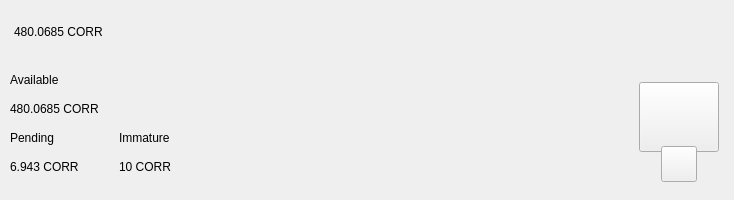
<?xml version="1.0" encoding="UTF-8"?>
<ui version="4.0">
 <class>TopBar</class>
 <widget class="QWidget" name="TopBar">
  <property name="geometry">
   <rect>
    <x>0</x>
    <y>0</y>
    <width>734</width>
    <height>200</height>
   </rect>
  </property>
  <property name="minimumSize">
   <size>
    <width>0</width>
    <height>200</height>
   </size>
  </property>
  <property name="maximumSize">
   <size>
    <width>16777215</width>
    <height>200</height>
   </size>
  </property>
  <property name="windowTitle">
   <string>Form</string>
  </property>
  <layout class="QVBoxLayout" name="verticalLayout_10" stretch="0">
   <property name="spacing">
    <number>0</number>
   </property>
   <property name="leftMargin">
    <number>0</number>
   </property>
   <property name="topMargin">
    <number>0</number>
   </property>
   <property name="rightMargin">
    <number>0</number>
   </property>
   <property name="bottomMargin">
    <number>0</number>
   </property>
   <item>
    <widget class="PFBorderImage" name="containerTop">
     <layout class="QVBoxLayout" name="verticalLayout_11">
      <property name="spacing">
       <number>0</number>
      </property>
      <property name="leftMargin">
       <number>0</number>
      </property>
      <property name="topMargin">
       <number>0</number>
      </property>
      <property name="rightMargin">
       <number>0</number>
      </property>
      <property name="bottomMargin">
       <number>0</number>
      </property>
      <item>
       <widget class="QWidget" name="top_container_2" native="true">
        <property name="minimumSize">
         <size>
          <width>0</width>
          <height>65</height>
         </size>
        </property>
        <layout class="QHBoxLayout" name="top_container">
         <property name="spacing">
          <number>0</number>
         </property>
         <property name="leftMargin">
          <number>14</number>
         </property>
         <property name="topMargin">
          <number>0</number>
         </property>
         <property name="rightMargin">
          <number>14</number>
         </property>
         <property name="bottomMargin">
          <number>0</number>
         </property>
         <item alignment="Qt::AlignVCenter">
          <widget class="QWidget" name="widgetTopAmount" native="true">
           <property name="sizePolicy">
            <sizepolicy hsizetype="Preferred" vsizetype="Maximum">
             <horstretch>0</horstretch>
             <verstretch>0</verstretch>
            </sizepolicy>
           </property>
           <layout class="QHBoxLayout" name="horizontalLayout_5">
            <property name="spacing">
             <number>0</number>
            </property>
            <property name="leftMargin">
             <number>0</number>
            </property>
            <property name="topMargin">
             <number>0</number>
            </property>
            <property name="rightMargin">
             <number>0</number>
            </property>
            <property name="bottomMargin">
             <number>0</number>
            </property>
            <item alignment="Qt::AlignTop">
             <widget class="QLabel" name="labelAmountTopCORR">
              <property name="minimumSize">
               <size>
                <width>0</width>
                <height>36</height>
               </size>
              </property>
              <property name="styleSheet">
               <string notr="true">padding:0px;margin:0px;</string>
              </property>
              <property name="text">
               <string notr="true">480.0685 CORR</string>
              </property>
             </widget>
            </item>
           </layout>
          </widget>
         </item>
         <item>
          <spacer name="horizontalSpacer">
           <property name="orientation">
            <enum>Qt::Horizontal</enum>
           </property>
           <property name="sizeHint" stdset="0">
            <size>
             <width>40</width>
             <height>20</height>
            </size>
           </property>
          </spacer>
         </item>
         <item>
          <layout class="QHBoxLayout" name="horizontalLayout_4">
           <property name="spacing">
            <number>12</number>
           </property>
           <property name="rightMargin">
            <number>0</number>
           </property>
           <item alignment="Qt::AlignRight">
            <widget class="QWidget" name="layoutSync" native="true">
             <property name="minimumSize">
              <size>
               <width>0</width>
               <height>36</height>
              </size>
             </property>
             <property name="maximumSize">
              <size>
               <width>16777215</width>
               <height>36</height>
              </size>
             </property>
             <layout class="QVBoxLayout" name="verticalLayout_9">
              <property name="leftMargin">
               <number>0</number>
              </property>
              <property name="topMargin">
               <number>0</number>
              </property>
              <property name="rightMargin">
               <number>0</number>
              </property>
              <property name="bottomMargin">
               <number>0</number>
              </property>
              <item>
               <widget class="ExpandableButton" name="pushButtonSync" native="true">
                <property name="minimumSize">
                 <size>
                  <width>36</width>
                  <height>36</height>
                 </size>
                </property>
                <property name="maximumSize">
                 <size>
                  <width>16777215</width>
                  <height>36</height>
                 </size>
                </property>
               </widget>
              </item>
             </layout>
            </widget>
           </item>
           <item>
            <widget class="ExpandableButton" name="pushButtonHDUpgrade" native="true">
             <property name="minimumSize">
              <size>
               <width>36</width>
               <height>36</height>
              </size>
             </property>
            </widget>
           </item>
           <item>
            <widget class="ExpandableButton" name="pushButtonStack" native="true">
             <property name="minimumSize">
              <size>
               <width>36</width>
               <height>36</height>
              </size>
             </property>
            </widget>
           </item>
           <item>
            <widget class="ExpandableButton" name="pushButtonColdStaking" native="true">
             <property name="minimumSize">
              <size>
               <width>36</width>
               <height>36</height>
              </size>
             </property>
            </widget>
           </item>
           <item>
            <widget class="ExpandableButton" name="pushButtonConnection" native="true">
             <property name="minimumSize">
              <size>
               <width>36</width>
               <height>36</height>
              </size>
             </property>
            </widget>
           </item>
           <item>
            <widget class="ExpandableButton" name="pushButtonTor" native="true">
             <property name="minimumSize">
              <size>
               <width>36</width>
               <height>36</height>
              </size>
             </property>
            </widget>
           </item>
           <item>
            <widget class="ExpandableButton" name="pushButtonLock" native="true">
             <property name="sizePolicy">
              <sizepolicy hsizetype="Expanding" vsizetype="Expanding">
               <horstretch>0</horstretch>
               <verstretch>0</verstretch>
              </sizepolicy>
             </property>
             <property name="minimumSize">
              <size>
               <width>36</width>
               <height>0</height>
              </size>
             </property>
            </widget>
           </item>
           <item>
            <widget class="ExpandableButton" name="pushButtonTheme" native="true">
             <property name="minimumSize">
              <size>
               <width>36</width>
               <height>36</height>
              </size>
             </property>
             <property name="maximumSize">
              <size>
               <width>16777215</width>
               <height>36</height>
              </size>
             </property>
            </widget>
           </item>
           <item>
            <widget class="ExpandableButton" name="pushButtonFAQ" native="true">
             <property name="minimumSize">
              <size>
               <width>36</width>
               <height>36</height>
              </size>
             </property>
            </widget>
           </item>
          </layout>
         </item>
        </layout>
       </widget>
      </item>
      <item>
       <widget class="QWidget" name="bottom_container" native="true">
        <property name="minimumSize">
         <size>
          <width>0</width>
          <height>135</height>
         </size>
        </property>
        <layout class="QHBoxLayout" name="botton_container">
         <property name="leftMargin">
          <number>10</number>
         </property>
         <property name="topMargin">
          <number>0</number>
         </property>
         <property name="rightMargin">
          <number>10</number>
         </property>
         <property name="bottomMargin">
          <number>10</number>
         </property>
         <item>
          <layout class="QHBoxLayout" name="horizontalLayout_3">
           <property name="bottomMargin">
            <number>9</number>
           </property>
           <item>
            <layout class="QVBoxLayout" name="verticalLayout_7">
             <property name="spacing">
              <number>0</number>
             </property>
             <property name="leftMargin">
              <number>0</number>
             </property>
             <property name="rightMargin">
              <number>30</number>
             </property>
             <item>
              <layout class="QVBoxLayout" name="verticalLayout_2">
               <item>
                <widget class="QLabel" name="labelTitle1">
                 <property name="text">
                  <string>Available</string>
                 </property>
                </widget>
               </item>
               <item>
                <widget class="QLabel" name="labelAmountCORR">
                 <property name="text">
                  <string notr="true">480.0685 CORR</string>
                 </property>
                </widget>
               </item>
              </layout>
             </item>
             <item>
              <layout class="QHBoxLayout" name="horizontalLayout_2">
               <property name="spacing">
                <number>0</number>
               </property>
               <item>
                <layout class="QVBoxLayout" name="verticalLayout_3">
                 <item>
                  <widget class="QLabel" name="labelTitle3">
                   <property name="text">
                    <string>Pending</string>
                   </property>
                  </widget>
                 </item>
                 <item>
                  <widget class="QLabel" name="labelPendingCORR">
                   <property name="text">
                    <string notr="true">6.943 CORR</string>
                   </property>
                  </widget>
                 </item>
                </layout>
               </item>
               <item>
                <spacer name="horizontalSpacer_3">
                 <property name="orientation">
                  <enum>Qt::Horizontal</enum>
                 </property>
                 <property name="sizeType">
                  <enum>QSizePolicy::Fixed</enum>
                 </property>
                 <property name="sizeHint" stdset="0">
                  <size>
                   <width>40</width>
                   <height>20</height>
                  </size>
                 </property>
                </spacer>
               </item>
               <item>
                <layout class="QVBoxLayout" name="verticalLayout_4">
                 <item>
                  <widget class="QLabel" name="labelTitle4">
                   <property name="text">
                    <string>Immature</string>
                   </property>
                  </widget>
                 </item>
                 <item>
                  <widget class="QLabel" name="labelImmatureCORR">
                   <property name="text">
                    <string notr="true">10 CORR</string>
                   </property>
                  </widget>
                 </item>
                </layout>
               </item>
              </layout>
             </item>
            </layout>
           </item>
          </layout>
         </item>
         <item>
          <spacer name="horizontalSpacer_2">
           <property name="orientation">
            <enum>Qt::Horizontal</enum>
           </property>
           <property name="sizeHint" stdset="0">
            <size>
             <width>40</width>
             <height>20</height>
            </size>
           </property>
          </spacer>
         </item>
         <item alignment="Qt::AlignHCenter|Qt::AlignVCenter">
          <widget class="QWidget" name="qrContainer" native="true">
           <property name="sizePolicy">
            <sizepolicy hsizetype="Preferred" vsizetype="Minimum">
             <horstretch>0</horstretch>
             <verstretch>0</verstretch>
            </sizepolicy>
           </property>
           <property name="minimumSize">
            <size>
             <width>90</width>
             <height>110</height>
            </size>
           </property>
           <property name="maximumSize">
            <size>
             <width>90</width>
             <height>110</height>
            </size>
           </property>
           <layout class="QVBoxLayout" name="containerQR">
            <property name="spacing">
             <number>0</number>
            </property>
            <property name="leftMargin">
             <number>5</number>
            </property>
            <property name="topMargin">
             <number>10</number>
            </property>
            <property name="rightMargin">
             <number>5</number>
            </property>
            <property name="bottomMargin">
             <number>0</number>
            </property>
            <item>
             <widget class="QPushButton" name="btnQr">
              <property name="minimumSize">
               <size>
                <width>70</width>
                <height>70</height>
               </size>
              </property>
              <property name="maximumSize">
               <size>
                <width>16777215</width>
                <height>70</height>
               </size>
              </property>
              <property name="focusPolicy">
               <enum>Qt::NoFocus</enum>
              </property>
              <property name="text">
               <string/>
              </property>
              <property name="iconSize">
               <size>
                <width>70</width>
                <height>70</height>
               </size>
              </property>
             </widget>
            </item>
            <item>
             <spacer name="verticalSpacer">
              <property name="orientation">
               <enum>Qt::Vertical</enum>
              </property>
              <property name="sizeType">
               <enum>QSizePolicy::Fixed</enum>
              </property>
              <property name="sizeHint" stdset="0">
               <size>
                <width>20</width>
                <height>20</height>
               </size>
              </property>
             </spacer>
            </item>
            <item alignment="Qt::AlignHCenter|Qt::AlignBottom">
             <widget class="QPushButton" name="pushButtonQR">
              <property name="minimumSize">
               <size>
                <width>36</width>
                <height>36</height>
               </size>
              </property>
              <property name="maximumSize">
               <size>
                <width>36</width>
                <height>36</height>
               </size>
              </property>
              <property name="focusPolicy">
               <enum>Qt::NoFocus</enum>
              </property>
              <property name="text">
               <string/>
              </property>
             </widget>
            </item>
           </layout>
          </widget>
         </item>
        </layout>
       </widget>
      </item>
     </layout>
    </widget>
   </item>
  </layout>
 </widget>
 <customwidgets>
  <customwidget>
   <class>ExpandableButton</class>
   <extends>QWidget</extends>
   <header>qt/cryptcore/expandablebutton.h</header>
   <container>1</container>
  </customwidget>
  <customwidget>
   <class>PFBorderImage</class>
   <extends>QFrame</extends>
   <header>qt/cryptcore/pfborderimage.h</header>
   <container>1</container>
  </customwidget>
 </customwidgets>
 <resources/>
 <connections/>
</ui>
